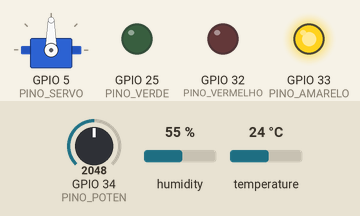
A sketch run on a simulated ESP32. Shown: servo, output pins drawn as LEDs (lit = HIGH). Inputs (shaded band) come from the test bench; at power-on: GPIO 34 (PINO_POTEN) = 2048, humidity 55 %, temperature 24 °C (analog values on the 0–4095 scale). WiFi joins after 1.5 s; servers stay silent unless stated; the local clock reads 2024-03-15 10:24:30 at power-on unless the sketch sets it; no MQTT or app messages arrive unless stated; what the sketch prints to the serial monitor is not drawn.

Above: at 1.2 s.
1.3 s: GPIO 34 (PINO_POTEN) set to 2685
At 2.9 s:
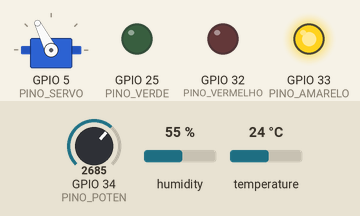
3.2 s: GPIO 34 (PINO_POTEN) set to 2803
At 4.8 s:
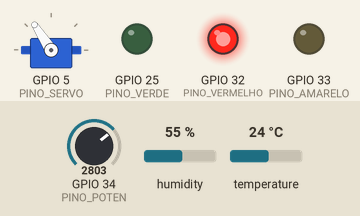
5.1 s: GPIO 34 (PINO_POTEN) set to 2047
At 7.1 s:
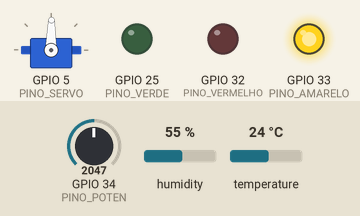
7.4 s: GPIO 34 (PINO_POTEN) set to 1459
At 8.5 s:
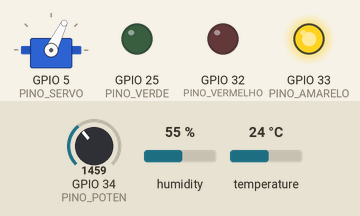
9.3 s: GPIO 34 (PINO_POTEN) set to 1350
At 10.0 s:
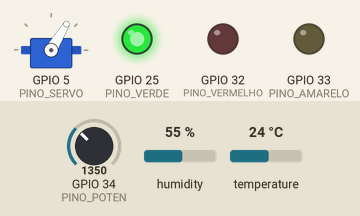
11.0 s: GPIO 34 (PINO_POTEN) set to 1228
At 11.43 s:
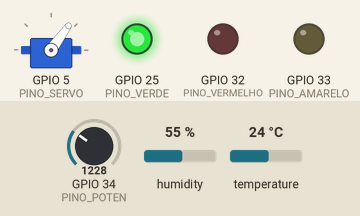
Timing chart, 0 to 14.0 s (numbered marks = the images above; inputs shaded):
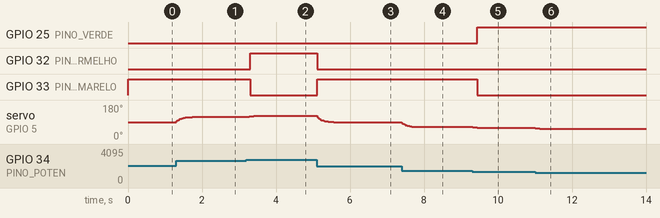

Measured:
- the behaviour switches between 2752 and 2753 on GPIO 34 (PINO_POTEN) (found by bisection; images 1 and 2)
- the behaviour switches between 1388 and 1387 on GPIO 34 (PINO_POTEN) (found by bisection; images 4 and 5)
- after the input at 1.3 s, servo on GPIO 5 (PINO_SERVO): moves from 90° to 117° over 0.43 s, starting at once
- after the input at 3.2 s, GPIO 32 (PINO_VERMELHO): LOW → HIGH after 0.10 s; GPIO 33 (PINO_AMARELO): HIGH → LOW after 0.10 s; servo on GPIO 5 (PINO_SERVO): 117° → 119° at once, → 121° 0.06 s later, → 122° 0.12 s later, → 123° 0.27 s later
- after the input at 5.1 s, GPIO 32 (PINO_VERMELHO): HIGH → LOW at once; GPIO 33 (PINO_AMARELO): LOW → HIGH at once; servo on GPIO 5 (PINO_SERVO): moves from 123° to 89° over 0.87 s, starting at once
- after the input at 7.4 s, servo on GPIO 5 (PINO_SERVO): moves from 89° to 64° over 0.45 s, starting at once
- after the input at 9.3 s, GPIO 25 (PINO_VERDE): LOW → HIGH after 0.14 s; GPIO 33 (PINO_AMARELO): HIGH → LOW after 0.14 s; servo on GPIO 5 (PINO_SERVO): 64° → 61° at once, → 60° 0.12 s later, → 59° 0.12 s later
- after the input at 11.0 s, servo on GPIO 5 (PINO_SERVO): 59° → 56° at once, → 55° 0.12 s later, → 54° 0.09 s later, → 53° 0.42 s later

The sketch:

main.ino
```cpp
// PROTOTIPO DE BANCADA: nao conectar a nenhuma via aerea.
// Angulo publicado e o COMANDADO, nao uma medicao da posicao mecanica.
#include <WiFi.h>
#include <WiFiClientSecure.h>
#include <PubSubClient.h>
#include <DHT.h>
#include <ESP32Servo.h>
#include <time.h>
#include <math.h>

// ==========================================
// REDE WI-FI
// ==========================================

const char* WIFI_SSID = "BRUNO";
const char* WIFI_SENHA = "123456789";

// ==========================================
// HIVEMQ CLOUD
// ==========================================

const char* MQTT_HOST =
  "125e4c5cf1a84e15a472be4cda4c9761.s1.eu.hivemq.cloud";

const int MQTT_PORT = 8883;

const char* MQTT_USER = "perabru2";
const char* MQTT_SENHA = "123456789";

// Topicos MQTT
const char* TOPICO_DADOS =
  "projeto/controle_ar/telemetria";

const char* TOPICO_STATUS =
  "projeto/controle_ar/status";

// Publicacao imediata do angulo para o site (payload: numero em graus)
const char* TOPICO_ANGULO =
  "projeto/controle_ar/servo/angulo";

// ==========================================
// CERTIFICADO RAIZ ISRG ROOT X1
// Troque pela CA correta se o broker usar
// outra cadeia de certificados.
// ==========================================

static const char CERTIFICADO_CA[] = R"EOF(
-----BEGIN CERTIFICATE-----
MIIFazCCA1OgAwIBAgIRAIIQz7DSQONZRGPgu2OCiwAwDQYJKoZIhvcNAQELBQAw
TzELMAkGA1UEBhMCVVMxKTAnBgNVBAoTIEludGVybmV0IFNlY3VyaXR5IFJlc2Vh
cmNoIEdyb3VwMRUwEwYDVQQDEwxJU1JHIFJvb3QgWDEwHhcNMTUwNjA0MTEwNDM4
WhcNMzUwNjA0MTEwNDM4WjBPMQswCQYDVQQGEwJVUzEpMCcGA1UEChMgSW50ZXJu
ZXQgU2VjdXJpdHkgUmVzZWFyY2ggR3JvdXAxFTATBgNVBAMTDElTUkcgUm9vdCBY
MTCCAiIwDQYJKoZIhvcNAQEBBQADggIPADCCAgoCggIBAK3oJHP0FDfzm54rVygc
h77ct984kIxuPOZXoHj3dcKi/vVqbvYATyjb3miGbESTtrFj/RQSa78f0uoxmyF+
0TM8ukj13Xnfs7j/EvEhmkvBioZxaUpmZmyPfjxwv60pIgbz5MDmgK7iS4+3mX6U
A5/TR5d8mUgjU+g4rk8Kb4Mu0UlXjIB0ttov0DiNewNwIRt18jA8+o+u3dpjq+sW
T8KOEUt+zwvo/7V3LvSye0rgTBIlDHCNAymg4VMk7BPZ7hm/ELNKjD+Jo2FR3qyH
B5T0Y3HsLuJvW5iB4YlcNHlsdu87kGJ55tukmi8mxdAQ4Q7e2RCOFvu396j3x+UC
B5iPNgiV5+I3lg02dZ77DnKxHZu8A/lJBdiB3QW0KtZB6awBdpUKD9jf1b0SHzUv
KBds0pjBqAlkd25HN7rOrFleaJ1/ctaJxQZBKT5ZPt0m9STJEadao0xAH0ahmbWn
OlFuhjuefXKnEgV4We0+UXgVCwOPjdAvBbI+e0ocS3MFEvzG6uBQE3xDk3SzynTn
jh8BCNAw1FtxNrQHusEwMFxIt4I7mKZ9YIqioymCzLq9gwQbooMDQaHWBfEbwrbw
qHyGO0aoSCqI3Haadr8faqU9GY/rOPNk3sgrDQoo//fb4hVC1CLQJ13hef4Y53CI
rU7m2Ys6xt0nUW7/vGT1M0NPAgMBAAGjQjBAMA4GA1UdDwEB/wQEAwIBBjAPBgNV
HRMBAf8EBTADAQH/MB0GA1UdDgQWBBR5tFnme7bl5AFzgAiIyBpY9umbbjANBgkq
hkiG9w0BAQsFAAOCAgEAVR9YqbyyqFDQDLHYGmkgJykIrGF1XIpu+ILlaS/V9lZL
ubhzEFnTIZd+50xx+7LSYK05qAvqFyFWhfFQDlnrzuBZ6brJFe+GnY+EgPbk6ZGQ
3BebYhtF8GaV0nxvwuo77x/Py9auJ/GpsMiu/X1+mvoiBOv/2X/qkSsisRcOj/KK
NFtY2PwByVS5uCbMiogziUwthDyC3+6WVwW6LLv3xLfHTjuCvjHIInNzktHCgKQ5
ORAzI4JMPJ+GslWYHb4phowim57iaztXOoJwTdwJx4nLCgdNbOhdjsnvzqvHu7Ur
TkXWStAmzOVyyghqpZXjFaH3pO3JLF+l+/+sKAIuvtd7u+Nxe5AW0wdeRlN8NwdC
jNPElpzVmbUq4JUagEiuTDkHzsxHpFKVK7q4+63SM1N95R1NbdWhscdCb+ZAJzVc
oyi3B43njTOQ5yOf+1CceWxG1bQVs5ZufpsMljq4Ui0/1lvh+wjChP4kqKOJ2qxq
4RgqsahDYVvTH9w7jXbyLeiNdd8XM2w9U/t7y0Ff/9yi0GE44Za4rF2LN9d11TPA
mRGunUHBcnWEvgJBQl9nJEiU0Zsnvgc/ubhPgXRR4Xq37Z0j4r7g1SgEEzwxA57d
emyPxgcYxn/eR44/KJ4EBs+lVDR3veyJm+kXQ99b21/+jh5Xos1AnX5iItreGCc=
-----END CERTIFICATE-----
)EOF";

// ==========================================
// PINAGEM DO ESP32
// ==========================================

#define PINO_SERVO       5
#define PINO_POTEN       34 // ADC1 - entrada analogica para o potenciometro
#define PINO_DHT         26

#define PINO_VERDE       25
#define PINO_AMARELO     33
#define PINO_VERMELHO    32

#define TIPO_DHT DHT11

// ==========================================
// OBJETOS
// ==========================================

DHT dht(PINO_DHT, TIPO_DHT);

Servo meuServo;

WiFiClientSecure clienteSeguro;
PubSubClient mqtt(clienteSeguro);

// ==========================================
// VARIAVEIS
// ==========================================

float leituraFiltrada = 0;

int anguloServo = 0;
int ultimoAngulo = -1;

float temperatura = NAN;
float umidade = NAN;

unsigned long ultimaLeituraDHT = 0;
unsigned long ultimaLeituraPot = 0;
unsigned long ultimaTentativaMQTT = 0;
unsigned long ultimaTentativaWiFi = 0;
unsigned long ultimaPublicacaoAngulo = 0;
int ultimoAnguloPublicado = -1;

// Evita saturar MQTT quando o potenciometro oscila.
const unsigned long INTERVALO_ANGULO_MS = 150;
const unsigned long HEARTBEAT_ANGULO_MS = 1000;

void publicarDados();
void publicarAngulo(bool forcar);

bool horarioSincronizado = false;

char mqttClientId[40];

// ==========================================
// CONTROLE DOS LEDS
// ==========================================

const char* atualizarLEDs(int angulo) {

  digitalWrite(PINO_VERDE, LOW);
  digitalWrite(PINO_AMARELO, LOW);
  digitalWrite(PINO_VERMELHO, LOW);

  if (angulo <= 60) {

    digitalWrite(PINO_VERDE, HIGH);

    return "VERDE";

  } else if (angulo <= 120) {

    digitalWrite(PINO_AMARELO, HIGH);

    return "AMARELO";

  } else {

    digitalWrite(PINO_VERMELHO, HIGH);

    return "VERMELHO";

  }
}

// ==========================================
// CONEXAO WI-FI
// ==========================================

void conectarWiFi() {

  if (WiFi.status() == WL_CONNECTED) {
    return;
  }

  if (millis() - ultimaTentativaWiFi < 10000) {
    return;
  }

  ultimaTentativaWiFi = millis();

  Serial.println();
  Serial.println("Conectando ao Wi-Fi...");

  WiFi.disconnect();
  WiFi.begin(WIFI_SSID, WIFI_SENHA);
}

// ==========================================
// SINCRONIZACAO DO RELOGIO
// Necessaria para validar os certificados TLS
// ==========================================

void sincronizarHorario() {

  if (WiFi.status() != WL_CONNECTED) {
    return;
  }

  if (horarioSincronizado) {
    return;
  }

  static bool ntpIniciado = false;

  if (!ntpIniciado) {

    configTime(
      0,
      0,
      "pool.ntp.org",
      "time.google.com"
    );

    ntpIniciado = true;

    Serial.println("Sincronizando horario...");
  }

  if (time(nullptr) > 1700000000) {

    horarioSincronizado = true;

    Serial.println("Horario sincronizado!");
  }
}

// ==========================================
// CONEXAO MQTT
// ==========================================

void conectarMQTT() {

  if (WiFi.status() != WL_CONNECTED) {
    return;
  }

  if (!horarioSincronizado) {
    return;
  }

  if (mqtt.connected()) {
    return;
  }

  if (millis() - ultimaTentativaMQTT < 5000) {
    return;
  }

  ultimaTentativaMQTT = millis();

  Serial.println("Conectando ao HiveMQ Cloud...");

  bool conectado = mqtt.connect(
    mqttClientId,
    MQTT_USER,
    MQTT_SENHA,
    TOPICO_STATUS,
    0,
    true,
    "offline"
  );

  if (conectado) {

    Serial.println("MQTT conectado!");

    mqtt.publish(
      TOPICO_STATUS,
      "online",
      true
    );

    // Ao reconectar, publica a posicao atual, mesmo sem girar o potenciometro.
    ultimoAnguloPublicado = -1;
    ultimaPublicacaoAngulo = 0;
    publicarAngulo(true);
    publicarDados();

  } else {

    Serial.print("Falha MQTT. Estado: ");
    Serial.println(mqtt.state());

  }
}

// ==========================================
// CONTROLE DO SERVO
// ==========================================

void controlarServo() {

  if (millis() - ultimaLeituraPot < 30) {
    return;
  }

  ultimaLeituraPot = millis();

  int leitura = analogRead(PINO_POTEN);

  // Filtro para suavizar a leitura
  leituraFiltrada =
    leituraFiltrada * 0.8f +
    leitura * 0.2f;

  // Converte potenciometro para angulo
  anguloServo = map(
    (int)leituraFiltrada,
    0,
    4095,
    0,
    180
  );

  anguloServo = constrain(
    anguloServo,
    0,
    180
  );

  if (anguloServo != ultimoAngulo) {

    meuServo.write(anguloServo);

    atualizarLEDs(anguloServo);

    ultimoAngulo = anguloServo;

    Serial.print("Servo: ");
    Serial.print(anguloServo);
    Serial.println(" graus");

  }
}

// ==========================================
// ANGULO EM TEMPO REAL: TOPICO EXCLUSIVO
// ==========================================

void publicarAngulo(bool forcar) {
  if (!mqtt.connected()) return;

  unsigned long agora = millis();
  bool mudou = anguloServo != ultimoAnguloPublicado;
  bool horaHeartbeat = agora - ultimaPublicacaoAngulo >= HEARTBEAT_ANGULO_MS;

  if (!forcar && !mudou && !horaHeartbeat) return;
  if (!forcar && ultimaPublicacaoAngulo != 0 &&
      agora - ultimaPublicacaoAngulo < INTERVALO_ANGULO_MS) return;

  char graus[8];
  snprintf(graus, sizeof(graus), "%d", anguloServo);

  // Retained: o site que abrir depois recebe imediatamente o ultimo valor.
  if (mqtt.publish(TOPICO_ANGULO, graus, true)) {
    ultimoAnguloPublicado = anguloServo;
    ultimaPublicacaoAngulo = agora;
    Serial.print("MQTT ANGULO: ");
    Serial.print(graus);
    Serial.println(" graus");

    // Atualiza tambem a telemetria do site antigo, sem esperar pelo DHT.
    if (!isnan(temperatura) && !isnan(umidade)) {
      publicarDados();
    }
  } else {
    Serial.println("Falha no envio MQTT do angulo; tentara novamente.");
  }
}

// ==========================================
// ENVIO DE DADOS MQTT
// ==========================================

void publicarDados() {

  if (!mqtt.connected()) {

    Serial.println(
      "MQTT desconectado. Leitura nao enviada."
    );

    return;
  }

  if (isnan(temperatura) || isnan(umidade)) {
    return;
  }

  const char* estadoLED = atualizarLEDs(anguloServo);

  char mensagem[256];

  snprintf(
    mensagem,
    sizeof(mensagem),

    "{"
      "\"temperatura\":%.1f,"
      "\"umidade\":%.1f,"
      "\"servo\":%d,"
      "\"angulo_comandado\":%d,"
      "\"posicao_confirmada\":false,"
      "\"led\":\"%s\","
      "\"wifi_rssi\":%ld,"
      "\"uptime_ms\":%lu"
    "}",

    temperatura,
    umidade,
    anguloServo,
    anguloServo,
    estadoLED,
    (long)WiFi.RSSI(),
    millis()
  );

  bool enviado = mqtt.publish(
    TOPICO_DADOS,
    mensagem
  );

  if (enviado) {

    Serial.println("Dados enviados ao MQTT:");
    Serial.println(mensagem);

  } else {

    Serial.println("Falha ao publicar MQTT.");

  }
}

// ==========================================
// LEITURA DO DHT11
// ==========================================

void monitorarAmbiente() {

  if (millis() - ultimaLeituraDHT < 2000) {
    return;
  }

  ultimaLeituraDHT = millis();

  float novaTemperatura = dht.readTemperature();
  float novaUmidade = dht.readHumidity();

  if (
    isnan(novaTemperatura) ||
    isnan(novaUmidade)
  ) {

    temperatura = NAN;
    umidade = NAN;

    Serial.println("Erro na leitura do DHT11!");

    return;
  }

  temperatura = novaTemperatura;
  umidade = novaUmidade;

  Serial.println();
  Serial.println("========================");

  Serial.print("Temperatura: ");
  Serial.print(temperatura);
  Serial.println(" C");

  Serial.print("Umidade: ");
  Serial.print(umidade);
  Serial.println(" %");

  Serial.print("Servo: ");
  Serial.print(anguloServo);
  Serial.println(" graus");

  Serial.println("========================");

  publicarDados();
}

// ==========================================
// CONFIGURACAO INICIAL
// ==========================================

void setup() {

  Serial.begin(115200);

  pinMode(PINO_VERDE, OUTPUT);
  pinMode(PINO_AMARELO, OUTPUT);
  pinMode(PINO_VERMELHO, OUTPUT);

  digitalWrite(PINO_VERDE, LOW);
  digitalWrite(PINO_AMARELO, LOW);
  digitalWrite(PINO_VERMELHO, LOW);

  analogReadResolution(12);

  dht.begin();

  // Configuracao do servo
  meuServo.setPeriodHertz(50);
  meuServo.attach(PINO_SERVO, 500, 2400);

  leituraFiltrada = analogRead(PINO_POTEN);

  anguloServo = constrain(
    map(
      (int)leituraFiltrada,
      0,
      4095,
      0,
      180
    ),
    0,
    180
  );

  meuServo.write(anguloServo);

  atualizarLEDs(anguloServo);

  ultimoAngulo = anguloServo;

  // Configuracao MQTT seguro
  clienteSeguro.setCACert(CERTIFICADO_CA);

  mqtt.setServer(
    MQTT_HOST,
    MQTT_PORT
  );

  mqtt.setBufferSize(512);

  mqtt.setKeepAlive(30);
  mqtt.setSocketTimeout(2); // reduz esperas de leitura em falhas MQTT

  // ID unico baseado no MAC do ESP32
  uint64_t mac = ESP.getEfuseMac();

  snprintf(
    mqttClientId,
    sizeof(mqttClientId),
    "controle-ar-%04X%08X",
    (unsigned int)(mac >> 32),
    (unsigned int)mac
  );

  // Conexao inicial
  WiFi.mode(WIFI_STA);
  WiFi.begin(WIFI_SSID, WIFI_SENHA);

  Serial.println();
  Serial.println("========================");
  Serial.println("CONTROLE DE AR - MQTT");
  Serial.println("========================");

  Serial.print("ID: ");
  Serial.println(mqttClientId);

  Serial.println("ESP32 inicializado!");
}

// ==========================================
// LOOP PRINCIPAL
// ==========================================

void loop() {

  // Controle local independente da rede
  controlarServo();

  // Manutencao do Wi-Fi
  conectarWiFi();

  // Atualiza o horario para TLS
  sincronizarHorario();

  // Manutencao da conexao MQTT
  conectarMQTT();

  // Processamento MQTT
  if (mqtt.connected()) {
    mqtt.loop();
    publicarAngulo(false); // independe do intervalo de leitura do DHT11
  }

  // Leitura e publicacao do DHT11
  monitorarAmbiente();

}
```
